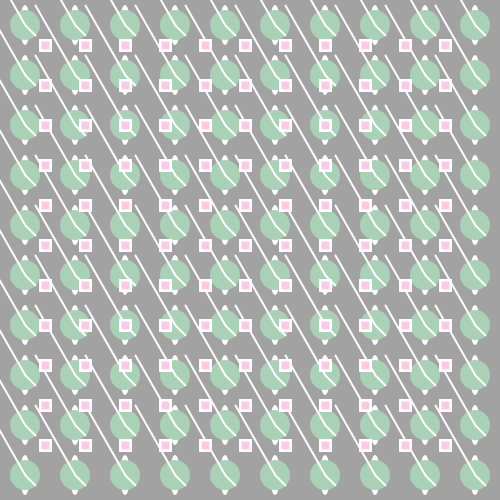
Frame 1 (no input)
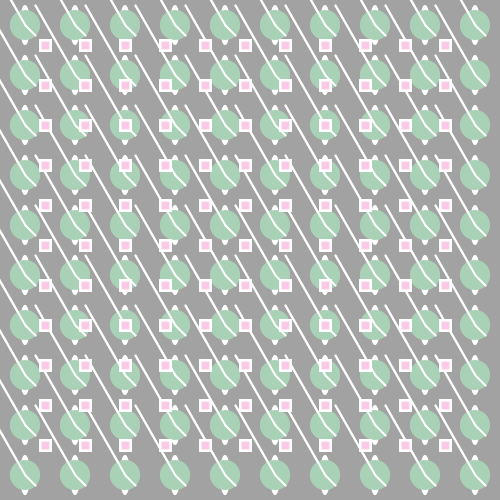
Frame 2 (the mouse pressed at the canvas centre, redrawn once)

The Processing sketch that drew these frames (run headless with seeded random() and noise(); the mouse was pressed at the canvas centre and the sketch redrawn once):

// Processing sketch: processing_84665
// ── processing_84665.pde

//Créer une boucle de répétition "tant que"

void setup () {
  size(500, 500);
  background(#A2A2A2);
  smooth();
}

void draw()
{

  noFill();

  for (int posX=25;posX< width;posX=posX+50)
  {
    for (int posY=25;posY< height;posY=posY+50)
    {
      fill(255);
      noStroke();
      ellipse(posX, posY, 10, 40);
      fill(#A9D1B5);
      ellipse(posX, posY, 30, 30);
      line(posX,posY,posX+70,posY+90);
      fill(229,83,122);
      
       stroke(255);
     strokeWeight(2);
       line(posX,posY,posX+10,posY+10);
       line(posX,posY,posX-40,posY-70);
       
         fill(#FCC9E7,180);
for (int posx=40; posx<= 450; posx= posx+40)
    for (int posy=40; posy<= 450; posy=posy+40)  
      rect(posx, posy, 10, 10);

      
    }
  }

  noLoop();
}
